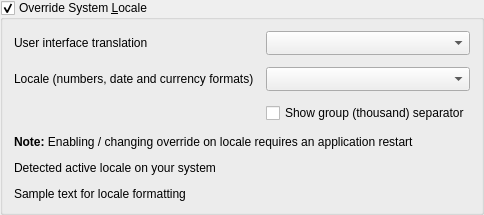
                <widget class="QgsCollapsibleGroupBox" name="grpLocale">
                 <property name="title">
                  <string>Override System &amp;Locale</string>
                 </property>
                 <property name="checkable">
                  <bool>true</bool>
                 </property>
                 <layout class="QVBoxLayout">
                  <property name="spacing">
                   <number>12</number>
                  </property>
                  <item>
                   <layout class="QGridLayout" name="gridLayout_25">
                    <item row="6" column="0" colspan="2">
                     <widget class="QLabel" name="label_7">
                      <property name="text">
                       <string>&lt;b&gt;Note:&lt;/b&gt; Enabling / changing override on locale requires an application restart</string>
                      </property>
                      <property name="wordWrap">
                       <bool>true</bool>
                      </property>
                     </widget>
                    </item>
                    <item row="2" column="0">
                     <widget class="QLabel" name="label_52">
                      <property name="text">
                       <string>Locale (numbers, date and currency formats)</string>
                      </property>
                     </widget>
                    </item>
                    <item row="0" column="0">
                     <widget class="QLabel" name="label_5">
                      <property name="text">
                       <string>User interface translation</string>
                      </property>
                     </widget>
                    </item>
                    <item row="0" column="1">
                     <widget class="QComboBox" name="cboTranslation">
                      <property name="sizeAdjustPolicy">
                       <enum>QComboBox::SizeAdjustPolicy::AdjustToMinimumContentsLengthWithIcon</enum>
                      </property>
                     </widget>
                    </item>
                    <item row="2" column="1">
                     <widget class="QComboBox" name="cboGlobalLocale">
                      <property name="sizeAdjustPolicy">
                       <enum>QComboBox::SizeAdjustPolicy::AdjustToMinimumContentsLengthWithIcon</enum>
                      </property>
                     </widget>
                    </item>
                    <item row="3" column="1">
                     <widget class="QCheckBox" name="cbShowGroupSeparator">
                      <property name="text">
                       <string>Show group (thousand) separator</string>
                      </property>
                     </widget>
                    </item>
                   </layout>
                  </item>
                  <item>
                   <widget class="QLabel" name="lblSystemLocale">
                    <property name="toolTip">
                     <string>This locale is used for number representation.</string>
                    </property>
                    <property name="text">
                     <string>Detected active locale on your system</string>
                    </property>
                   </widget>
                  </item>
                  <item>
                   <widget class="QLabel" name="lblLocaleSample">
                    <property name="text">
                     <string>Sample text for locale formatting</string>
                    </property>
                   </widget>
                  </item>
                 </layout>
                </widget>
